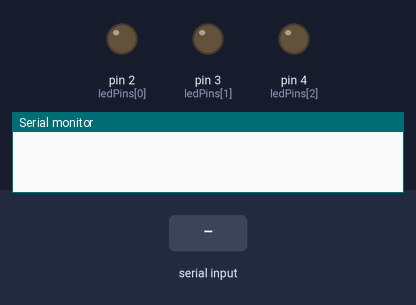
A sketch run on a simulated Arduino Uno, built with avr-gcc and run on an emulated ATmega328P. Parts: output pins drawn as LEDs (lit = HIGH), the last lines printed to the serial monitor. Inputs (shaded band) come from the test bench.

Above: at 1.2 s.
1.3 s: "A" received over Serial
At 2.4 s:
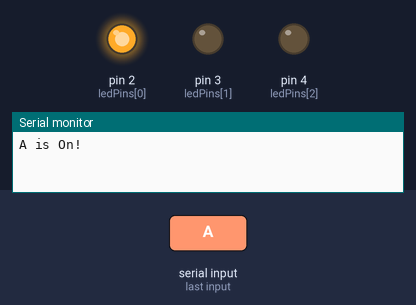
2.8 s: "B" received over Serial
At 3.6 s:
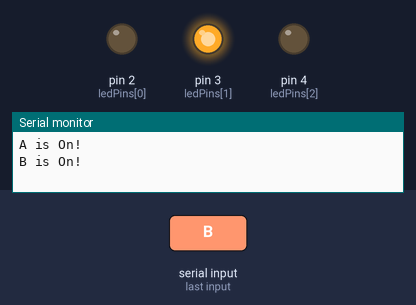
4.3 s: "C" received over Serial
At 4.7 s:
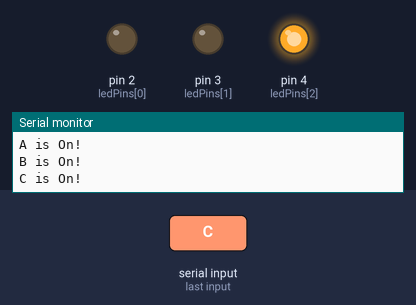
5.8 s: "a" received over Serial
At 7.0 s:
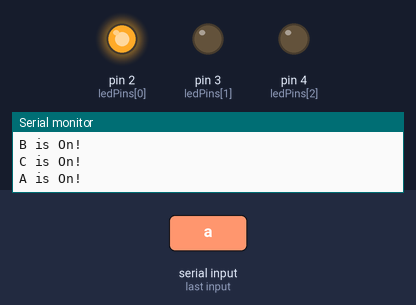
7.3 s: "b" received over Serial
At 8.2 s:
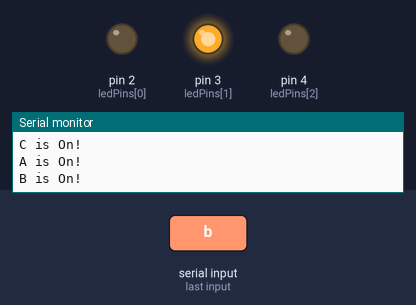
Timing chart, 0 to 9.8 s (numbered marks = the images above; inputs shaded):
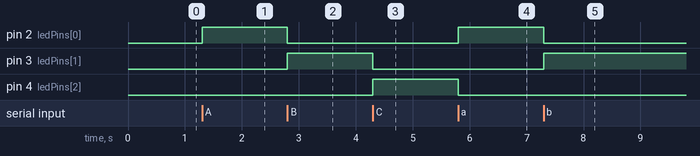

Measured:
- after the input at 1.3 s, pin 2 (ledPins[0]): LOW → HIGH at once
- after the input at 2.8 s, pin 2 (ledPins[0]): HIGH → LOW at once; pin 3 (ledPins[1]): LOW → HIGH at once
- after the input at 4.3 s, pin 3 (ledPins[1]): HIGH → LOW at once; pin 4 (ledPins[2]): LOW → HIGH at once
- after the input at 5.8 s, pin 2 (ledPins[0]): LOW → HIGH at once; pin 4 (ledPins[2]): HIGH → LOW at once
- after the input at 7.3 s, pin 2 (ledPins[0]): HIGH → LOW at once; pin 3 (ledPins[1]): LOW → HIGH at once

The sketch:

ledChooser.ino
```cpp
// simple sketch for led control over serial port
// led pins, single led will be chosen
// chosen led => on
// the other two leds => off.
const int ledPins[3] = {2, 3, 4};
const char leds[] = {'A', 'B', 'C'};

// turn on one led by A, B, C from serial
void turnLedOn(char led)
{
    int led_on;

    switch(led)
    {
      case 'A':
      case 'a': led_on = 0; break;
      case 'B':
      case 'b': led_on = 1; break;
      case 'C':
      case 'c': led_on = 2; break;
      default:  led_on = -1; break; // return
    }

    for(int i=0; i < 3; i++)
    {
      if(i == led_on)
      {
        // turn on our led
        digitalWrite(ledPins[i], HIGH);
        // tell host
        Serial.print(leds[i]);
        Serial.println(" is On!");
      }
      else
        // turn the others off
        digitalWrite(ledPins[i], LOW);
    }
}

void setup()
{
  // start connection with 9600 baud rate.
  Serial.begin(9600);
  // setting led pins for output
  for(int i=0; i<3; i++)
    pinMode(ledPins[i], OUTPUT);
}


void loop()
{
  // check for input
  char chosen_led = '\0';
  // if any thing sent...
  if(Serial.available())
  {
    // read one char
    chosen_led = (char) Serial.read();
    // turn our led
    turnLedOn(chosen_led);
  }
}
```
